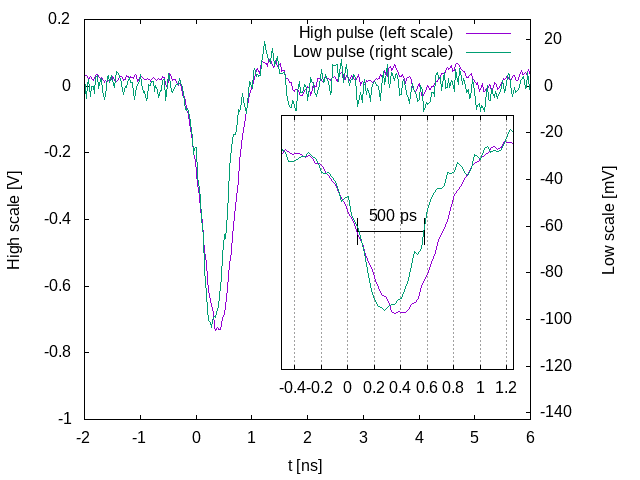

The script that saved this image:
#!/usr/bin/gnuplot -persist
#
#    
#    	G N U P L O T
#    	Version 5.2 patchlevel 2    last modified 2017-11-01 
#    
#    	Copyright (C) 1986-1993, 1998, 2004, 2007-2017
#    	Thomas Williams, Colin Kelley and many others
#    
#    	gnuplot home:     http://www.gnuplot.info
#    	faq, bugs, etc:   type "help FAQ"
#    	immediate help:   type "help"  (plot window: hit 'h')
# set terminal qt 0 font "Sans,9"
# set output
unset clip points
set clip one
unset clip two
set errorbars front 1.000000 
set border 31 front lt black linewidth 1.000 dashtype solid
set zdata 
set ydata 
set xdata 
set y2data 
set x2data 
set boxwidth
set style fill  empty border
set style rectangle back fc  bgnd fillstyle   solid 1.00 border lt -1
set style circle radius graph 0.02 
set style ellipse size graph 0.05, 0.03 angle 0 units xy
set dummy x, y
set format x "% h" 
set format y "% h" 
set format x2 "% h" 
set format y2 "% h" 
set format z "% h" 
set format cb "% h" 
set format r "% h" 
set ttics format "% h"
set timefmt "%d/%m/%y,%H:%M"
set angles radians
set tics back
unset grid
unset raxis
set theta counterclockwise right
set style parallel front  lt black linewidth 2.000 dashtype solid
set key title "" center
set key fixed right top vertical Right noreverse enhanced autotitle nobox
set key noinvert samplen 4 spacing 1 width 0 height 0 
set key maxcolumns 0 maxrows 0
set key noopaque
unset label
unset arrow
set style increment default
unset style line
unset style arrow
set style histogram clustered gap 2 title textcolor lt -1
unset object
set style textbox transparent margins  1.0,  1.0 border  lt -1 linewidth  1.0
set offsets 0, 0, 0, 0
set pointsize 1
set pointintervalbox 1
set encoding default
unset polar
unset parametric
unset decimalsign
unset micro
unset minussign
set view 60, 30, 1, 1
set view azimuth 0
set rgbmax 255
set samples 100, 100
set isosamples 10, 10
set surface 
unset contour
set cntrlabel  format '%8.3g' font '' start 5 interval 20
set mapping cartesian
set datafile separator whitespace
unset hidden3d
set cntrparam order 4
set cntrparam linear
set cntrparam levels auto 5
set cntrparam points 5
set size ratio 0 1,1
set origin 0,0
set style data lines
set style function lines
unset xzeroaxis
unset yzeroaxis
unset zzeroaxis
unset x2zeroaxis
unset y2zeroaxis
set xyplane relative 0.5
set tics scale  1, 0.5, 1, 1, 1
set mxtics default
set mytics default
set mztics default
set mx2tics default
set my2tics default
set mcbtics default
set mrtics default
set nomttics
set xtics border in scale 1,0.5 mirror norotate  autojustify
set xtics  norangelimit autofreq 
set ytics border in scale 1,0.5 nomirror norotate  autojustify
set ytics  norangelimit autofreq 
set ztics border in scale 1,0.5 nomirror norotate  autojustify
set ztics  norangelimit autofreq 
unset x2tics
set y2tics border in scale 1,0.5 nomirror norotate  autojustify
set y2tics  norangelimit autofreq 
set cbtics border in scale 1,0.5 mirror norotate  autojustify
set cbtics  norangelimit autofreq 
set rtics axis in scale 1,0.5 nomirror norotate  autojustify
set rtics  norangelimit autofreq 
unset ttics
set title "" 
set title  font "" norotate
set timestamp bottom 
set timestamp "" 
set timestamp  font "" norotate
set trange [ * : * ] noreverse nowriteback
set urange [ * : * ] noreverse nowriteback
set vrange [ * : * ] noreverse nowriteback
set xlabel "" 
set xlabel  font "" textcolor lt -1 norotate
set x2label "" 
set x2label  font "" textcolor lt -1 norotate
set xrange [ -3.80886e-09 : 1.00035e-08 ] noreverse nowriteback
set x2range [ -3.17936e-09 : 8.33380e-09 ] noreverse nowriteback
set ylabel "" 
set ylabel  font "" textcolor lt -1 rotate
set y2label "" 
set y2label  font "" textcolor lt -1 rotate
set yrange [ -1.00000 : 0.200000 ] noreverse nowriteback
set y2range [ -0.142857 : 0.0285714 ] noreverse nowriteback
set zlabel "" 
set zlabel  font "" textcolor lt -1 norotate
set zrange [ * : * ] noreverse nowriteback
set cblabel "" 
set cblabel  font "" textcolor lt -1 rotate
set cbrange [ * : * ] noreverse nowriteback
set rlabel "" 
set rlabel  font "" textcolor lt -1 norotate
set rrange [ * : * ] noreverse nowriteback
unset logscale
unset jitter
set zero 1e-08
set lmargin  -1
set bmargin  -1
set rmargin  -1
set tmargin  -1
set locale "en_US.UTF-8"
set pm3d explicit at s
set pm3d scansautomatic
set pm3d interpolate 1,1 flush begin noftriangles noborder corners2color mean
set pm3d nolighting
set palette positive nops_allcF maxcolors 0 gamma 1.5 color model RGB 
set palette rgbformulae 7, 5, 15
set colorbox default
set colorbox vertical origin screen 0.9, 0.2 size screen 0.05, 0.6 front  noinvert bdefault
set style boxplot candles range  1.50 outliers pt 7 separation 1 labels auto unsorted
set loadpath 
set fontpath 
set psdir
set fit brief errorvariables nocovariancevariables errorscaling prescale nowrap v5
fileHigh(x)=sprintf('../data_fs/ave1/C1--HighPulse-in-100-out1700-an2100--%05i.dat',x)
fileLow(x)=sprintf('../data_fs/ave1/C1--LowPulseHighRes-in-100-out1700-an2100--%05i.dat',x)
GNUTERM = "qt"
GPFUN_file = "file(x)=sprintf('./data_fs/ave1/C1--HighPulse-in-100-out1700-an2100--%05i.dat',x)"
GPFUN_fileHigh = "fileHigh(x)=sprintf('./data_fs/ave1/C1--HighPulse-in-100-out1700-an2100--%05i.dat',x)"
GPFUN_fileLow = "fileLow(x)=sprintf('./data_fs/ave1/C1--LowPulseHighRes-in-100-out1700-an2100--%05i.dat',x)"
set_y2scale=1e3/7.
set yrange [ -1.00000 : 0.200000 ] noreverse nowriteback
set y2range [ -1*set_y2scale : 0.2*set_y2scale ] noreverse nowriteback
## Last datafile plotted: "./data_fs/ave1/C1--LowPulseHighRes-in-100-out1700-an2100--00025.dat"
set xlabel 't [ns]'
set ylabel 'High scale [V]'
set y2label 'Low scale [mV]'
set term png
set output 'plotting.examples.png'
set xrange [-2:6]
set multiplot
set origin 0,0
set size 1,1
plot fileHigh(25) using ($1*1e9):2 title 'High pulse (left scale)',\
	fileLow(25) using ($1*1e9):($2*1e3) axes x1y2 title 'Low pulse (right scale)'
set origin .4,.15
set size .45,.65
set xrange [-.5:1.25]
unset ylabel
unset y2label
unset ytics
unset y2tics
unset xlabel
set grid x
set arrow 1 from 0.075,-.35 to 0.575,-.35 heads size .1,90 
set label 1 '500 ps' center at .35,-.275
plot fileHigh(25) using ($1*1e9):2 notitle 'High pulse (left scale)',\
	fileLow(25) using ($1*1e9):($2*1e3) axes x1y2 notitle 'Low pulse (right scale)'
unset multiplot
#    EOF
